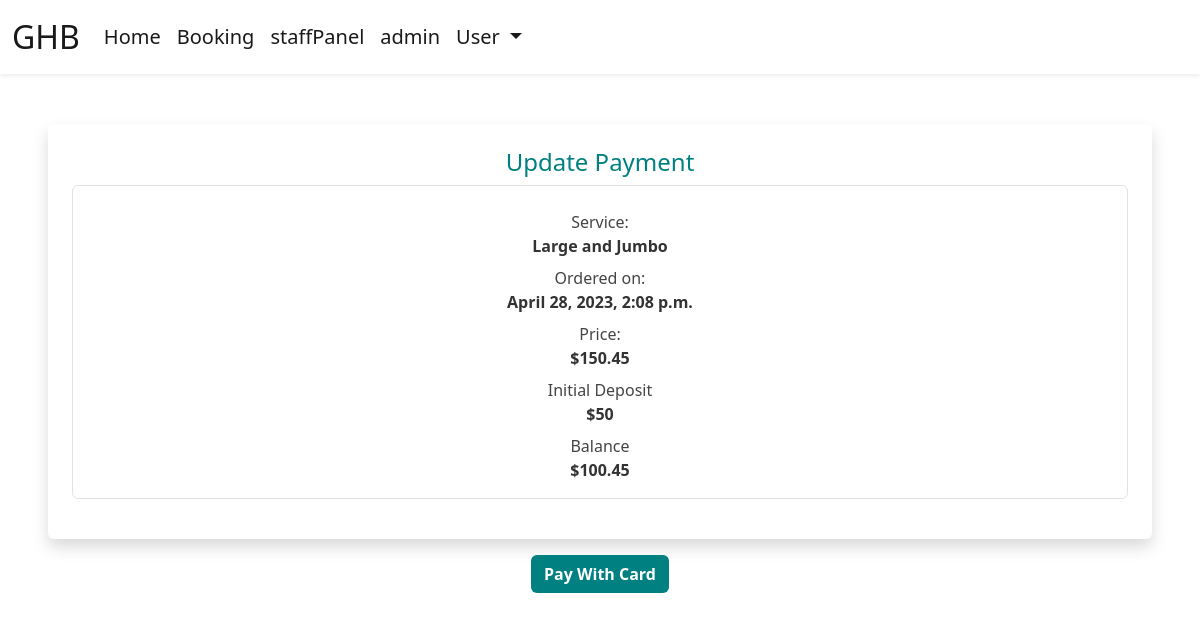
The app's page /payment-update/2 (signed in) with its own data.
### book/models.py (models this page shows, shortened)
class Appointment(models.Model):
    user = models.ForeignKey(User, on_delete=models.CASCADE, null=True, blank=True)
    name = models.CharField(max_length=225, blank=True, null=True)
    service = models.CharField(max_length=50)
    day = models.DateField(default=datetime.now)
    time = models.CharField(max_length=10, choices=TIME_CHOICES, default="8 AM")
    deposit = models.IntegerField(null=True)
    price = models.DecimalField(max_digits=5, decimal_places=2, blank=True, null=True)
    time_ordered = models.DateTimeField(default=datetime.now)
    update_count = models.IntegerField(default=0, null=False)

### book/views.py (the view, shortened to what this page needs)
# urls.py: path('payment-update/<int:id>', views.paymentUpdate, name='paymentUpdate'),
@login_required
def paymentUpdate(request, id):
    user = request.user
    Key = settings.STRIPE_PUBLISHABLE_KEY
    appointment = Appointment.objects.get(pk=id)
    prev_deposit = appointment.deposit
    price = appointment.price
    balance = price - prev_deposit
    return render(request, 'paymentUpdate.html', {
        'current_deposit':balance,
         'Key':Key,
         'appointment':appointment,
         'balance': balance,
         })

### templates/paymentUpdate.html (shortened to what this page needs)
{% extends 'layout.html' %}
{% load static %}
{% block body %}
<head>
</head>
<section style="margin-top: 50px; margin-bottom: 250px">
    <center>
        <div class="mt-5 ">
            <div class="shadow p-4 mb-3 bg-body bg-body rounded text-black  m-5">
                <h4 style="color: teal;">Update Payment</h4>
                {% if appointment %}
                <div class="list-group fs-4 border p-3 mb-3">
                    <p style="font-size: medium; color:#444" class="list-group mt-2">Service: <b style="color: #333; font-size: medium;">{{ appointment.service }}</b style="color: #333;"></p>
                    <p style="font-size: medium; color:#444" class="list-group mt-2">Ordered on: <b style="color: #333; font-size: medium;">{{ appointment.time_ordered }}</b></p>
                    <p style="font-size: medium; color:#444" class="list-group mt-2">Price: <b style="color: #333; font-size: medium;">${{ appointment.price }}</b></p>
                    <p style="font-size: medium; color:#444" class="list-group mt-2">Initial Deposit <b style="color: #333; font-size: medium;">${{ appointment.deposit }}</b></p>
                    <p style="font-size: medium; color:#444" class="list-group mt-2">Balance<b style="color: #333; font-size: medium;">${{ balance }}</b></p>
                </div>
                {% endif %}
            </div>
            <button onclick="showForm()" id="show-form-btn" style="background-color: teal; color: #fff; font-weight: bold" class="btn btn-block">Pay With Card</button>
        </div>
    </center>
</section>
{% endblock %}

### records on screen
Appointment: service "Large and Jumbo", time_ordered "April 28, 2023, 2:08 p.m.", price "150.45", deposit "50"

### other values on screen
{{ balance }} "100.45"
